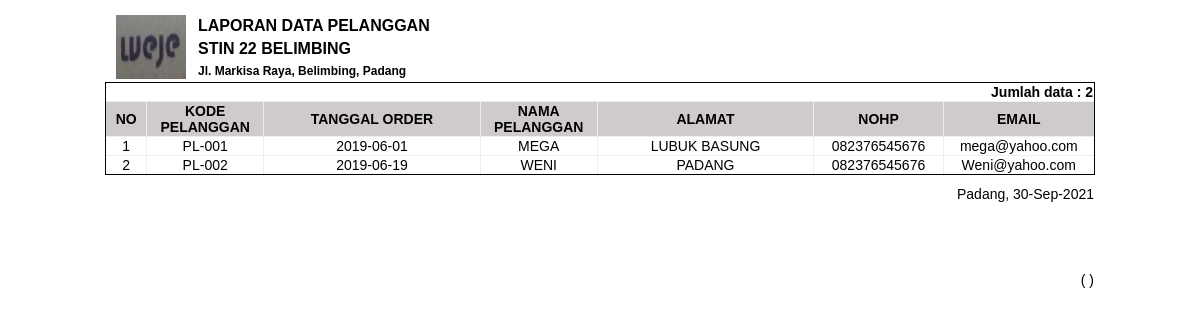
The app's page /index.php/laporan/lap_pelanggan with its own data.
### tables this page shows
CREATE TABLE `pelanggan` (
  `kodepelanggan` char(7) NOT NULL,
  `tanggalorder` date DEFAULT NULL,
  `namapelanggan` varchar(100) DEFAULT NULL,
  `alamat` varchar(50) DEFAULT NULL,
  `nohp` char(15) DEFAULT NULL,
  `email` varchar(100) DEFAULT NULL,
  PRIMARY KEY (`kodepelanggan`)
);

### application/controllers/laporan.php (called while the page is built, shortened)
<?php defined('BASEPATH') or exit('No direct script acces allowed');
class Laporan extends CI_Controller {
public function __construct() {
        $this->load->library(array('form_validation', 'session'));
        $this->load->model('Modellaporan');
}
function lap_pelanggan(){
		$data['title']='Laporan Pelanggan';
		$data['data']=$this->Modellaporan->lap_pelanggan();
		$this->load->view('laporan/laporan_pelanggan',$data);
}
}

### index.php (called while the page is built, shortened)
<?php
require_once BASEPATH.'core/CodeIgniter.php';

### application/models/Modellaporan.php (called while the page is built, shortened)
<?php
class Modellaporan extends CI_Model {
function lap_pelanggan()
		{
			$hs1=$this->db->query("SELECT * FROM pelanggan ORDER BY kodepelanggan");
			return $hs1;
		}
}
?>

### application/views/laporan/laporan_pelanggan.php (the view, shortened to what this page needs)
<html lang="en" moznomarginboxes mozdisallowselectionprint>
<head>
    <link rel="stylesheet" href="<?php echo base_url('css/laporan.css')?>"/>
</head>
<body onload="window.print()">
<div id="laporan">
<table border="0" align="center" style="width:990px;margin-top:5px;border:none;margin-bottom:0px;font-weight: bold;font-size: 16px">
<tr><td rowspan="3" align="center" style="width: 90px"><img src="<?php echo base_url().'images/IMG_20181115_084856.jpg'?>" height="64" width="70"></td>
    <td>LAPORAN DATA PELANGGAN</td>
</tr>
			<tr>
    <td >STIN 22 BELIMBING</td>
</tr>
<tr>
    <td style="font-size: 12px;font-weight: italic;">Jl. Markisa Raya, Belimbing, Padang</td>
</tr>
</table>
<table border="0" align="center" style="width:900px;border:none;">
    <tr><th style="text-align:left"></th></tr>
</table>
<table border="1" align="center" style="width:990px;margin-bottom:10px;font-size: 14px">
<thead>
<?php
    $b=$data->num_rows();
?>
<tr>
<th colspan="7" style="text-align:right;" >Jumlah data : <?php echo $b?></th>
</tr>
    <tr style="background-color: #d0cbcb; vertical-align: middle;height: 30px" >
        <th style="width: 30px;" align="center">NO</th>
        <th style="width: 90px" >KODE PELANGGAN</th>
        <th style="width: 170px">TANGGAL ORDER</th>
		 <th style="width: 90px" >NAMA PELANGGAN</th>
        <th style="width: 170px">ALAMAT</th>
        <th style="width: 100px">NOHP</th>
        <th style="width: 60px">EMAIL</th>
    </tr>
</thead>
<tbody>
    <?php $no=0;foreach ($data->result_array() as $i) { $no++;?>
    <tr align="center">
        <td style="text-align: center;"><?php echo $no;?></td>
        <td style="text-align: center;"><?php echo $i['kodepelanggan'] ?></td>
        <td><?php echo $i['tanggalorder'] ?></td>
		 <td style="text-align: center;"><?php echo $i['namapelanggan'] ?></td>
        <td><?php echo $i['alamat'] ?></td>
        <td><?php echo $i['nohp'] ?></td>
        <td style="text-align: center;"><?php echo $i['email'] ?></td>
    </tr>
    <?php }?>
</tbody>
</table>
<table align="center" style="width:990px; border:none;margin-top:5px;margin-bottom:20px;font-size: 14px">
    <tr>
        <td align="right">Padang, <?php echo date('d-M-Y')?></td>
    </tr>
    <tr>
        <td align="right"></td>
    </tr>
    <tr>
    <td><br/><br/><br/><br/></td>
    </tr>
    <tr>
        <td align="right">( <?php echo $this->session->userdata('user');?> )</td>
    </tr>
    <tr>
        <td align="center"></td>
    </tr>
</table>
<table align="center" style="width:800px; border:none;margin-top:5px;margin-bottom:20px;">
    <tr>
        <th><br/><br/></th>
    </tr>
</table>
</div>
</body>
</html>

### css/laporan.css (style rules this page uses)
body { font-family: arial,sans-serif; font-size:18px; margin:3px; }
#laporan { color:black; padding:6px 2px; }
#laporan table { border-collapse:collapse; border: 1px solid; font-size:11px; }
#laporan table th { background:F1E7E8; font-weight:bold; vertical-align:middle; }
#laporan table td { background:c8bfbf; }

### records on screen
pelanggan: kodepelanggan "PL-001", tanggalorder "2019-06-01", namapelanggan "MEGA", alamat "LUBUK BASUNG", nohp "082376545676", email "mega@yahoo.com"
pelanggan: kodepelanggan "PL-002", tanggalorder "2019-06-19", namapelanggan "WENI", alamat "PADANG", nohp "082376545676", email "Weni@yahoo.com"

### other values on screen
$b "2"
